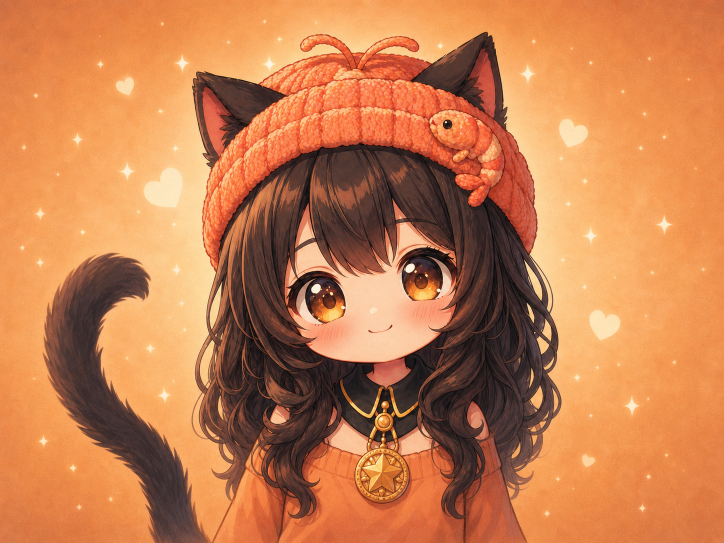
#> input picture firmware/main/apps/app_nukoevi/source-assets/nukoevi-final-source.png, 1448 x 1086 px (shown at 1/2 size)
$ python generate_face_large_previews.py
#> lines starting #> are read from the running program, lines starting #| are printed output that depends on the picture
from pathlib import Path

from PIL import Image, ImageDraw


ROOT = Path(__file__).resolve().parents[1]
SOURCE = ROOT / "source-assets" / "nukoevi-final-source.png"
OUT_DIR = ROOT / "source-assets"

CROPS = [
    ("nukoevi-face-centered-no-tail.png", (330, 40, 1290, 760)),
    ("nukoevi-face-tail-safe.png", (0, 60, 1120, 900)),
    ("nukoevi-face-large.png", (190, 35, 1250, 830)),
    ("nukoevi-face-larger.png", (245, 40, 1210, 764)),
    ("nukoevi-face-max.png", (300, 35, 1160, 680)),
]


def main():
    source = Image.open(SOURCE).convert("RGB")
#> source is the input picture: PIL image 1448x1086 RGB; mean R, G, B 197.4, 125.9, 79.6
    contact = Image.new("RGB", (320 * len(CROPS), 240), "white")
#> contact: PIL image 1600x240 RGB; every value is 255
    draw = ImageDraw.Draw(contact)

    for index, (name, box) in enumerate(CROPS):
        image = source.crop(box).resize((320, 240), Image.Resampling.LANCZOS)
        image.save(OUT_DIR / name)
        contact.paste(image, (index * 320, 0))
        draw.text((index * 320 + 8, 8), name.removeprefix("nukoevi-face-").removesuffix(".png"), fill=(60, 35, 25))
#> this loop made 5 passes
#> pass 1, in main, `image = source.crop(box).resize((320, 240), Image.Resampling.LANCZOS)`:
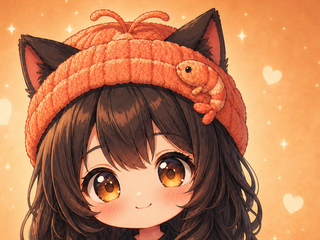
#> image: PIL image 320x240 RGB; mean R, G, B 186.4, 123.3, 84
#> pass 2, in main, `image = source.crop(box).resize((320, 240), Image.Resampling.LANCZOS)`:
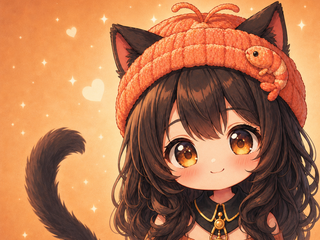
#> image: PIL image 320x240 RGB; mean R, G, B 178.3, 117.2, 79.2
#> pass 3, in main, `image = source.crop(box).resize((320, 240), Image.Resampling.LANCZOS)`:
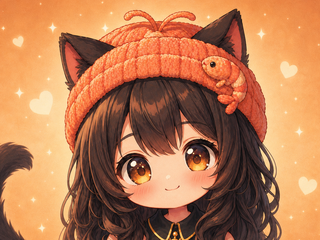
#> image: PIL image 320x240 RGB; mean R, G, B 184.9, 123.8, 83.9
#> after the loop:
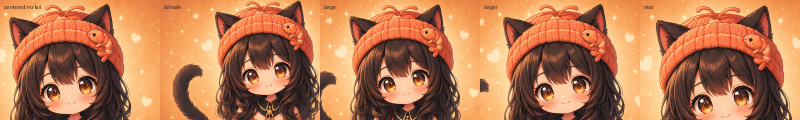
#> contact: PIL image 1600x240 RGB (shown at 1/2 size); mean R, G, B 184.2, 122, 83.3
#> after the loop:
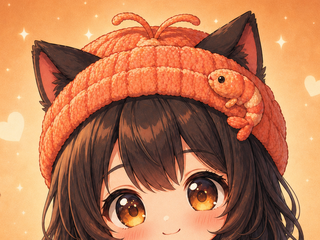
#> image: PIL image 320x240 RGB; mean R, G, B 186.3, 122.2, 84.3

    contact.save(OUT_DIR / "nukoevi-face-large-contact.png")


if __name__ == "__main__":
    main()
